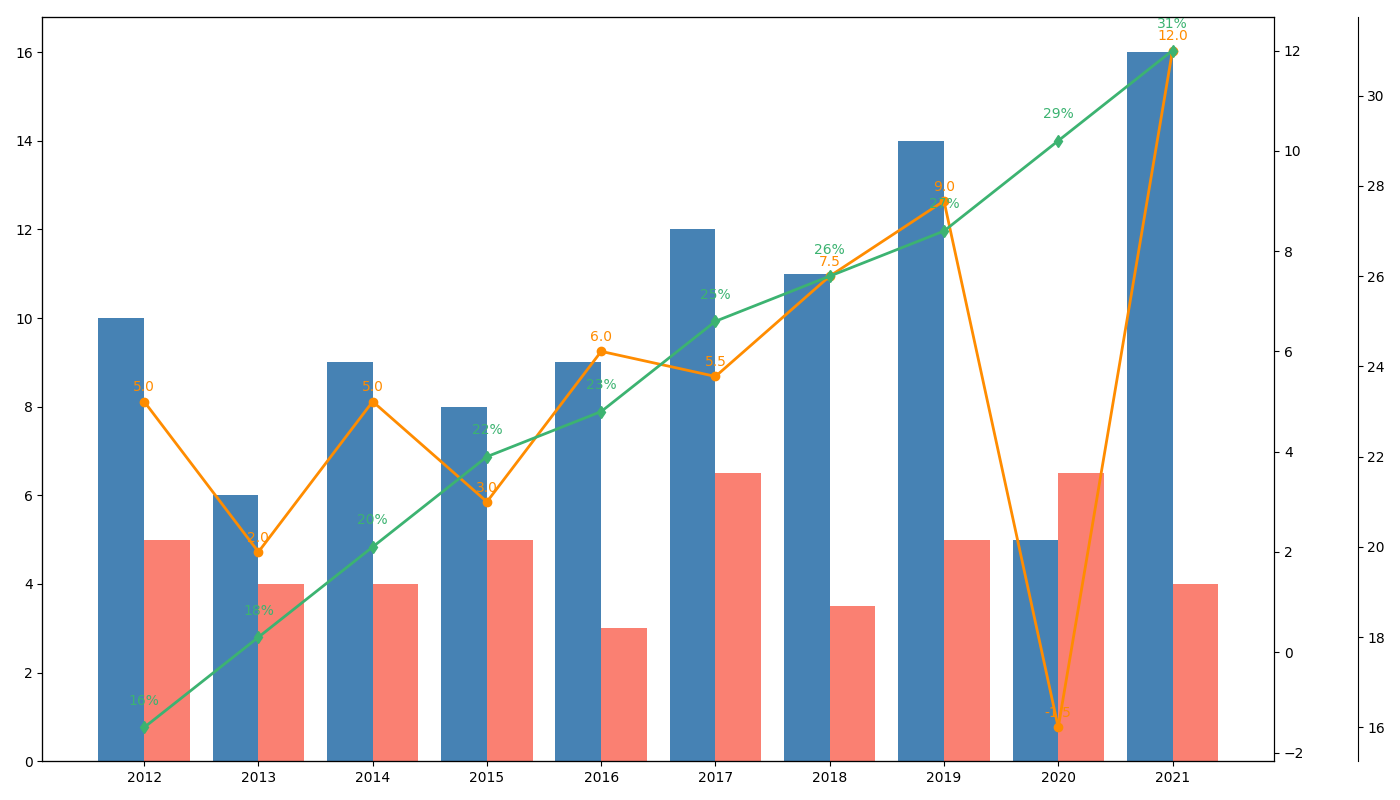

The Python source for this figure:
import matplotlib.pyplot as plt
import numpy as np

years = np.arange(2012, 2022)
revenues = [10, 6, 9, 8, 9, 12, 11, 14, 5, 16]
expenses = [5, 4, 4, 5, 3, 6.5, 3.5, 5, 6.5, 4]

profits = np.array(revenues) - np.array(expenses)
market_shares = [16, 18, 20, 22, 23, 25, 26, 27, 29, 31]

fig, ax1 = plt.subplots(figsize=(14, 8))

bar_width = 0.4
ax1.bar(years - bar_width/2, revenues, width=bar_width, color='steelblue')
ax1.bar(years + bar_width/2, expenses, width=bar_width, color='salmon')
ax1.set_xticks(years)

ax2 = ax1.twinx()
ax2.plot(years, profits, color='darkorange', marker='o', linestyle='-', linewidth=2)
for i, profit in enumerate(profits):
    ax2.text(years[i], profit + 0.2, f'{profit:.1f}', color='darkorange', ha='center')

ax3 = ax1.twinx()
ax3.spines['right'].set_position(('outward', 60))
ax3.plot(years, market_shares, color='mediumseagreen', marker='d', linestyle='-', linewidth=2)
for i, share in enumerate(market_shares):
    ax3.text(years[i], share + 0.5, f'{share}%', color='mediumseagreen', ha='center')

ax3.spines['right'].set_visible(True)

plt.tight_layout()
plt.show()
